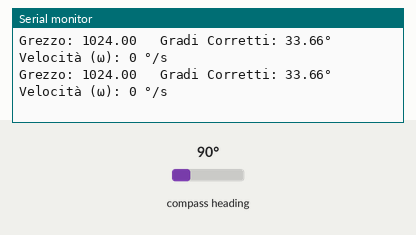
Bench run of a sketch on a simulated ESP32. On the bench: the last lines printed to the serial monitor. The inputs (shaded band) are chosen by the test bench; at power-on: compass heading 90°.

Above: at 2.2 s.
2.3 s: compass heading set to 7°
At 2.32 s:
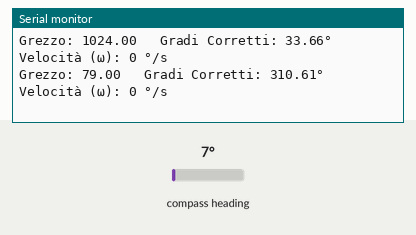
3.8 s: compass heading set to 180°
At 3.83 s:
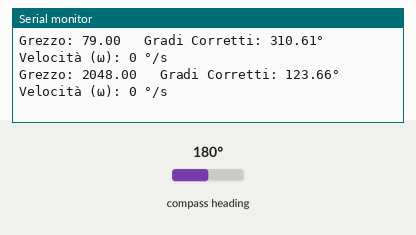
Timing chart, 0 to 6.8 s (numbered marks = the images above; inputs shaded):
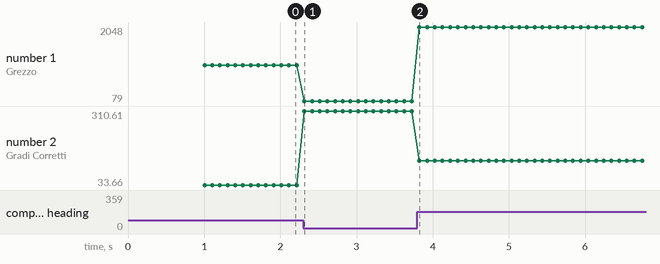

Measured:
- after the input at 2.3 s, the serial monitor: prints a new line at once (image 1)
- after the input at 3.8 s, the serial monitor: prints a new line at once (image 2)
- plotted number 1: 1024 → 79 after the input at 2.3 s, 79 → 2048 after the input at 3.8 s
- plotted number 2: 33.66 → 310.61 after the input at 2.3 s, 310.61 → 123.66 after the input at 3.8 s

The sketch:

AS5600.ino
```cpp
#include "AS5600.h"

// --- Selezione del Sensore ---
AS5600 as5600;

// --- CALIBRAZIONE ---
// NUOVO: Definiamo il valore grezzo che corrisponde alla nostra posizione di zero.
// Modifica questo valore in base alla tua calibrazione.
const int ZERO_OFFSET = 641;

// Variabili per memorizzare i valori letti
double rawAngle = 0.0;
double correctedRawAngle = 0.0;
double angleInDegrees = 0.0;

void setup()
{
  Serial.begin(115200);
  while(!Serial)
  {
    ; // attesa
  }
  Serial.println("Avvio dell'esempio AS5600 con calibrazione dello zero...");

  Wire.begin(21, 22); // Pin SDA e SCL per l'ESP32

  as5600.begin();
  as5600.setDirection(AS5600_CLOCK_WISE);

  if (as5600.isConnected())
  {
    Serial.print("Sensore AS5600 connesso. Offset di zero impostato a: ");
    Serial.println(ZERO_OFFSET);
  }
  else
  {
    Serial.println("Errore: sensore AS5600 non trovato. Controlla i collegamenti.");
    while(1);
  }

  delay(1000);
}
void loop()
{
  // 1. Legge il valore grezzo dell'angolo (0-4095)
  rawAngle = as5600.readAngle();

  // 2. NUOVA FORMULA: Applica l'offset per correggere il punto zero
  // Sottrae l'offset e gestisce il "wrap-around" (il passaggio da 359° a 0°)
  correctedRawAngle = rawAngle - ZERO_OFFSET;
  if (correctedRawAngle < 0)
  {
    correctedRawAngle += 4096; // Se il risultato è negativo, aggiungi il giro completo
  }

  // 3. FORMULA DI CONVERSIONE: Converte il valore grezzo CORRETTO in gradi (0-360)
  angleInDegrees = (correctedRawAngle / 4096.0) * 360.0;

  // Stampa i risultati sul monitor seriale
  Serial.print("Grezzo: ");
  Serial.print(rawAngle);

  Serial.print("\t Gradi Corretti: ");
  Serial.print(angleInDegrees, 2); // Stampa con 2 cifre decimali
  Serial.print("°");

  Serial.print("\t Velocità (ω): ");
  Serial.print(as5600.getAngularSpeed(), 2);
  Serial.println(" °/s");

  delay(100);
}
```
